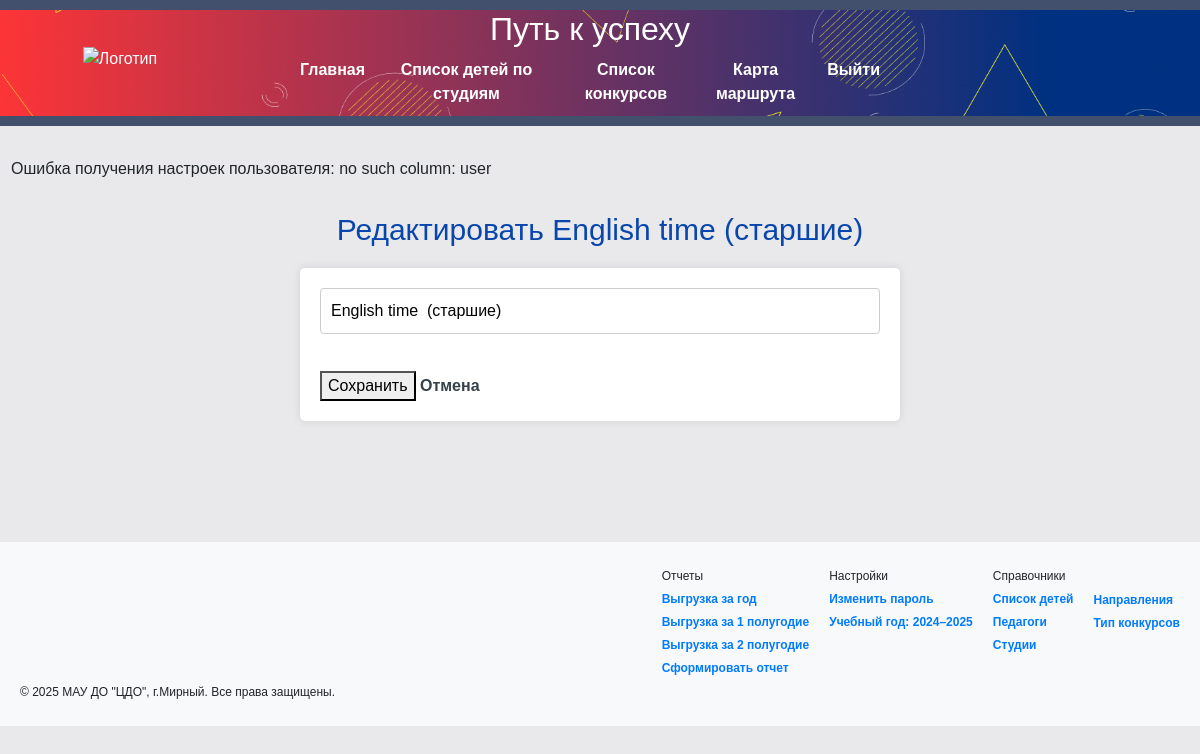
The app's page /reference/studya/edit/1 (signed in), older data.
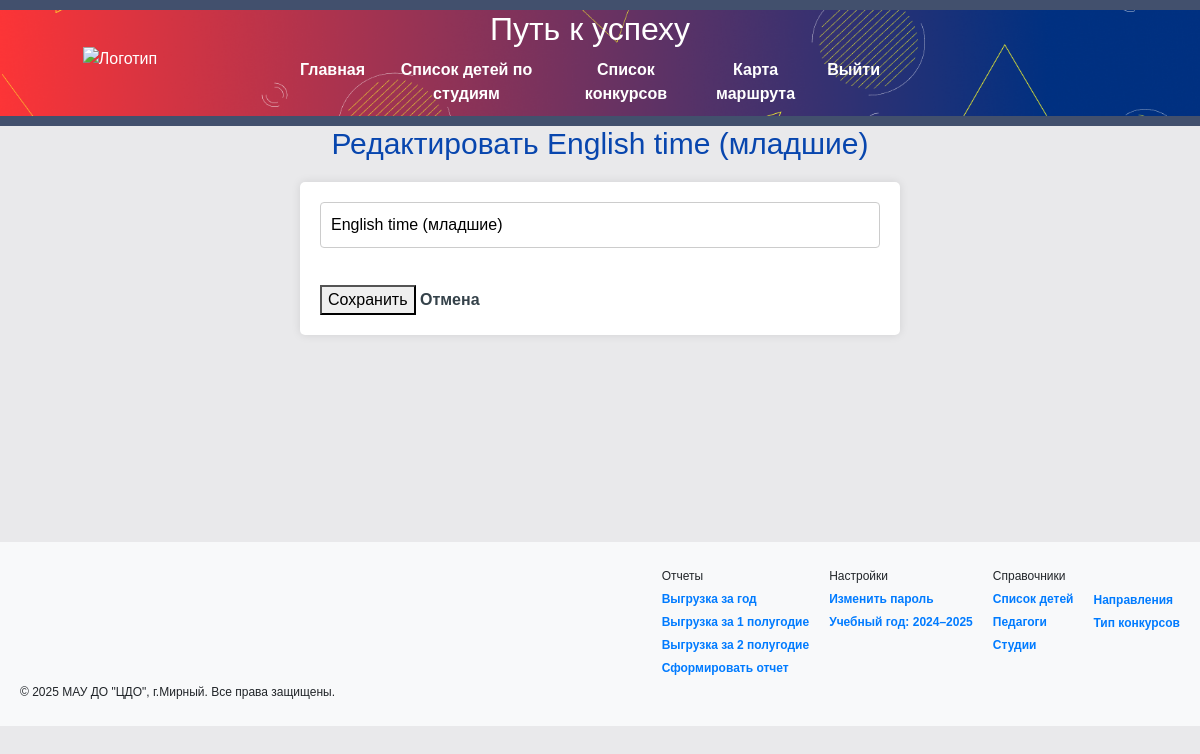
The same page, newer data.
### tables this page shows
CREATE TABLE spr_studya(
                    id INTEGER PRIMARY KEY AUTOINCREMENT,
                    name TEXT NOT NULL
                     );

### flask_app.py (the view, shortened to what this page needs)
@app.route('/reference/<ref_type>/edit/<int:id>', methods=['GET', 'POST'])
def edit_reference(ref_type, id):
    tables = {
        'event_type': 'event_type',
        'napravlenie': 'spr_napravlenie',
        'studya': 'spr_studya',
        'teacher': 'teacher'
    }
    if ref_type not in tables:
        flash("Неизвестный справочник", "error")
        return redirect(url_for('index'))
    table_name = tables[ref_type]
    conn = get_db_connection()
    conn.row_factory = sqlite3.Row
    cursor = conn.cursor()
    cursor.execute(f"SELECT * FROM {table_name} WHERE id = ?", (id,))
    item = dict(cursor.fetchone())
    conn.close()
    return render_template('edit_reference.html', item=item, ref_type=ref_type)

### flask_app.py (called while the page is built)
@app.before_request
def before_request():
    if 'username' not in session and request.endpoint not in ['login', 'static']:
        return redirect(url_for('login'))
    if 'username' in session and request.endpoint not in ['login', 'static']:
        username = session['username']
        year_1, year_2 = get_user_year_settings(username)
        session['year_1'] = year_1
        session['year_2'] = year_2
        session.modified = True

### sql_utils/crud_db.py (called while the page is built)
def get_user_year_settings(username):
    try:
        conn = get_db_connection()
        cursor = conn.cursor()
        cursor.execute("""
             SELECT year_1, year_2 FROM user_settings
             WHERE user=?
             ORDER BY id DESC
             LIMIT 1
         """, (username,))
        result = cursor.fetchone()
        if result:
            return result[0], result[1]
        return 2024, 2025  # значения по умолчанию
    except Exception as e:
        flash(f'Ошибка получения настроек пользователя: {e}', 'error')
        return 2024, 2025
    finally:
        conn.close()

### sql_utils/db_helpers.py (called while the page is built)
def get_db_connection():
    conn = sqlite3.connect('date_source.db')
    conn.row_factory = sqlite3.Row
    return conn

### templates/edit_reference.html (shortened to what this page needs)
{% extends 'base.html' %}
{% block content %}
    <h2>Редактировать {{ item.name }}</h2>
    <form method="post">
        <input type="text" name="name" value="{{ item.name }}" required>
        <button type="submit">Сохранить</button>
        <a href="{{ url_for('reference', ref_type=ref_type) }}">Отмена</a>
    </form>
{% endblock %}

Row changes from the older to the newer data that the page shows:
changed spr_studya: name "English time (старшие)" → "English time (младшие)"
Text that changed along with them:
list line gone: "Ошибка получения настроек пользователя: no such column: user"
